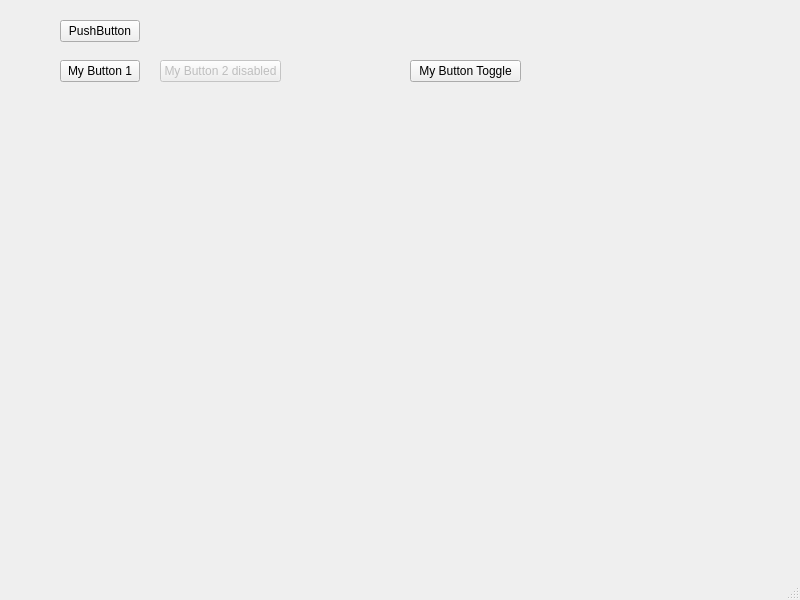
<?xml version="1.0" encoding="UTF-8"?>
<ui version="4.0">
 <class>MainWindow</class>
 <widget class="QMainWindow" name="MainWindow">
  <property name="geometry">
   <rect>
    <x>0</x>
    <y>0</y>
    <width>800</width>
    <height>600</height>
   </rect>
  </property>
  <property name="windowTitle">
   <string>MainWindow</string>
  </property>
  <widget class="QWidget" name="centralwidget">
   <widget class="QPushButton" name="pushButton">
    <property name="geometry">
     <rect>
      <x>60</x>
      <y>20</y>
      <width>80</width>
      <height>22</height>
     </rect>
    </property>
    <property name="text">
     <string>PushButton</string>
    </property>
   </widget>
   <widget class="MyButton" name="pushButton_2">
    <property name="geometry">
     <rect>
      <x>60</x>
      <y>60</y>
      <width>80</width>
      <height>22</height>
     </rect>
    </property>
    <property name="text">
     <string>My Button 1</string>
    </property>
   </widget>
   <widget class="MyButton" name="pushButton_3">
    <property name="enabled">
     <bool>false</bool>
    </property>
    <property name="geometry">
     <rect>
      <x>160</x>
      <y>60</y>
      <width>121</width>
      <height>22</height>
     </rect>
    </property>
    <property name="text">
     <string>My Button 2 disabled</string>
    </property>
   </widget>
   <widget class="MyButton" name="pushButton_4">
    <property name="geometry">
     <rect>
      <x>410</x>
      <y>60</y>
      <width>111</width>
      <height>22</height>
     </rect>
    </property>
    <property name="text">
     <string>My Button Toggle</string>
    </property>
    <property name="checkable">
     <bool>true</bool>
    </property>
   </widget>
  </widget>
  <widget class="QMenuBar" name="menubar">
   <property name="geometry">
    <rect>
     <x>0</x>
     <y>0</y>
     <width>800</width>
     <height>21</height>
    </rect>
   </property>
  </widget>
  <widget class="QStatusBar" name="statusbar"/>
 </widget>
 <customwidgets>
  <customwidget>
   <class>MyButton</class>
   <extends>QPushButton</extends>
   <header>mybutton.h</header>
  </customwidget>
 </customwidgets>
 <resources/>
 <connections/>
</ui>
